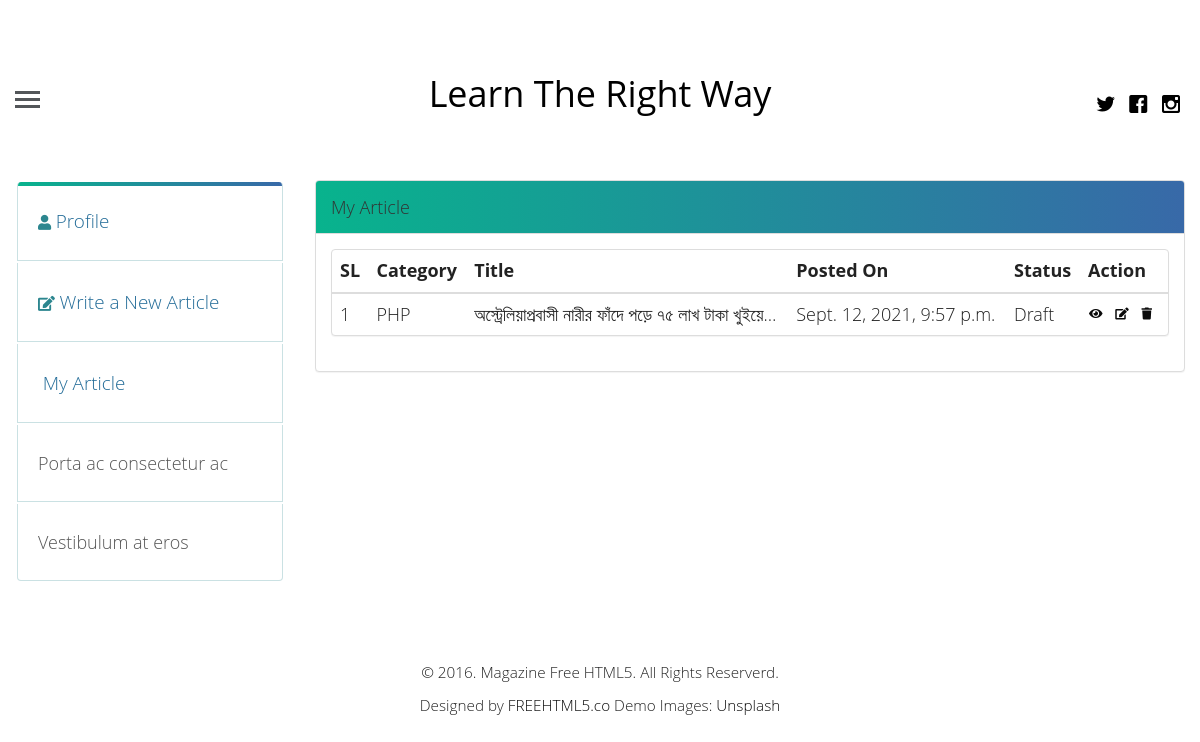
Before: /blog/list-article (signed in) with the older database file.
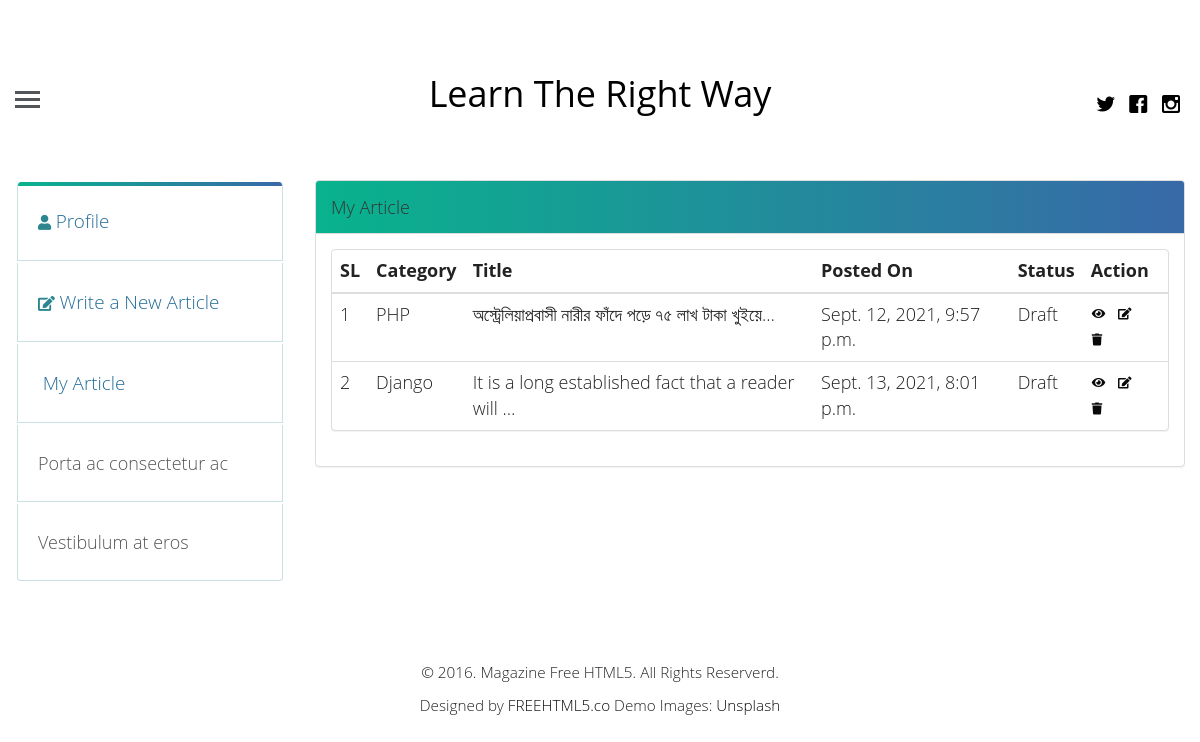
After: the same page with the newer database file.
### Blog_App/models.py (models this page shows, shortened)
class Article(models.Model):
    PUBLISH_STATUS = (
        ('0', 'Draft'),
        ('1', 'Pending'),
        ('2', 'On Review'),
        ('3', 'Publish'),
    )
    author = models.ForeignKey(User, on_delete=models.CASCADE, related_name='post_author')
    title = models.CharField(max_length=254, verbose_name="Title")
    slug = models.SlugField(max_length=264, blank=True, null=True)
    body = RichTextUploadingField(blank=True, null=True, verbose_name="Description")
    category = models.ForeignKey(Category, on_delete=models.CASCADE)
    articate_image = StdImageField(upload_to='blog_images/%Y/%m/', variations={
        'large': (1200, 600),
        'thumbnail': (500, 300, True),
    }, delete_orphans=True, verbose_name="Article Image")
    publish_date = models.DateTimeField(auto_now_add=True, auto_now=False)
    update_date = models.DateTimeField(auto_now=True, auto_now_add=False)
    publish_status = models.CharField(max_length=1, choices=PUBLISH_STATUS, verbose_name="Publication Status", default='0')
    active = models.BooleanField(default=False, verbose_name="Status")

class Category(models.Model):
    name = models.CharField(max_length=254)
    active = models.BooleanField(default=False)
    def __str__(self):
        return self.name

### Blog_App/views.py (the view)
# urls.py: path('list-article', MyPost.as_view(), name="my_blog"),
class MyPost(LoginRequiredMixin, TemplateView):
    template_name = 'app_login/my_post.html'

### templates/app_login/my_post.html (shortened to what this page needs)
{% extends 'blog/base.html' %}
{% block body_block %}
<div class="container-fluid" style="z-index:100;">
    <div class="row">
        <div class="col-md-12">
            <div class="row">
                <div class="col-md-3">
                    {% include "app_login/profile_sidebar.html" %}
                </div>
                <div class="col-md-9">
                    <div class="panel panel-default">
                        <div class="panel-heading">
                            My Article
                        </div>
                        <div class="panel-body">
                            <div class="row">
                                <div class="col-md-12">
                                    <div class="panel panel-default">
                                        <table class="table">
                                            <tr>
                                                <th>SL</th>
                                                <th>Category</th>
                                                <th>Title</th>
                                                <th>Posted On</th>
                                                <th>Status</th>
                                                <th>Action</th>
                                            </tr>
                                            <tbody>
                                            {% for blog in user.post_author.all %}
                                            <tr>
                                                <td>{{ forloop.counter }}</td>
                                                <td>{{blog.category}}</td>
                                                <td>{{ blog.title|truncatechars:50 }}</td>
                                                <td>{{ blog.publish_date }}</td>
                                                <td>
                                                    {% if blog.publish_status == 3 %}
                                                    <span>Publish</span>
                                                    {% elif blog.publish_status == 1 %}
                                                    <span>Pending</span>
                                                    {% elif blog.publish_status == 2 %}
                                                    <span>On Review</span>
                                                    {% else %}
                                                    <span>Draft</span>
                                                    {% endif %}
                                                </td>
                                                <td>
                                                    <a class="btn detailView" data-id={{ blog.slug }}><i
                                                            class="fa fa-eye"></i></a>
                                                    <a href="" class="btn"><i class="fa fa-edit"></i></a>
                                                    <a href="" class="btn"><i class="fa fa-trash"></i></a>
                                                </td>
                                            </tr>
                                            {% endfor %}
                                            </tbody>
                                        </table>
                                    </div>
                                </div>
                            </div>
                        </div>
                    </div>
                </div>
            </div>
        </div>
    </div>
</div>
</div>
{% endblock %}

Changed rows visible on the page:
added Article: category "Django", title "It is a long established fact that a reader will …", publish_date "Sept. 13, 2021, 8:01 p.m.", publish_status "Draft"
